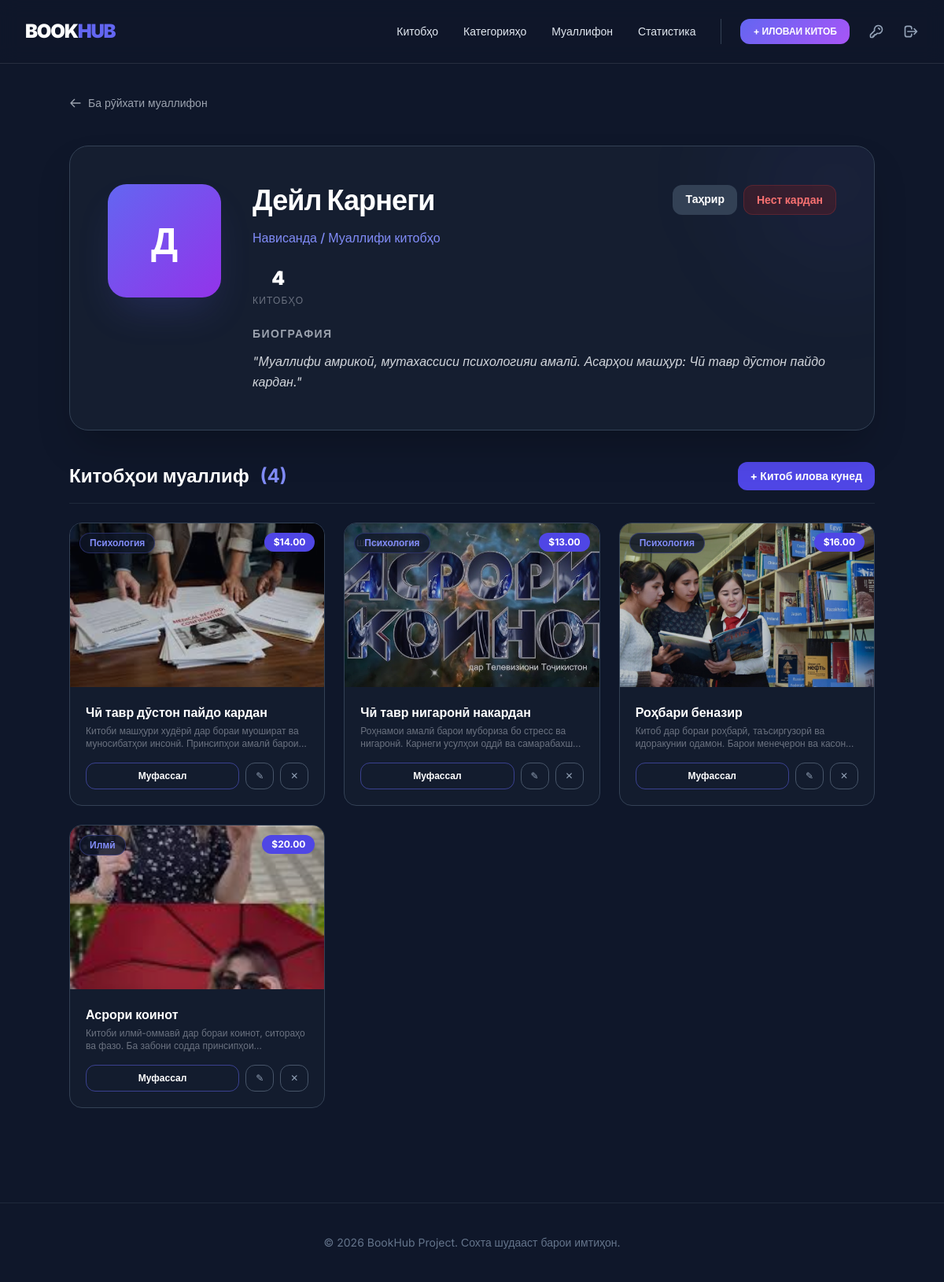
The page /detail_author/3/ (signed in) on the database its author committed.
### app/models.py (models this page shows, shortened)
class Author(models.Model):
    full_name = models.CharField(max_length=50)
    bio = models.TextField()

class Book(models.Model):
    title = models.CharField(max_length=50)
    description = models.TextField()
    price = models.DecimalField(max_digits=15,decimal_places=2)
    cover_image = models.ImageField(upload_to="books/")
    created_at = models.DateTimeField(auto_now_add=True)
    author = models.ForeignKey(Author,related_name='books',on_delete=models.CASCADE)
    category = models.ForeignKey(Category,related_name='books',on_delete=models.CASCADE)
    created_by = models.ForeignKey(User,related_name='books',on_delete=models.CASCADE)

class Category(models.Model):
    name = models.CharField(max_length=30)

### app/views.py (the view)
# urls.py: path('detail_author/<int:id>/', detail_author, name='detail_author'),
def detail_author(request, id):
    if not request.session.get('user_id'):
        return redirect('login')
    author = get_object_or_404(Author, id=id)
    return render(request, 'detail_author.html', {'author': author})

### templates/detail_author.html (shortened to what this page needs)
{% extends 'base.html' %}
{% block content %}
<div class="max-w-5xl mx-auto space-y-10">
    <a href="{% url 'list_author' %}" class="inline-flex items-center text-sm text-gray-400 hover:text-indigo-400 transition group">
        <svg xmlns="http://www.w3.org/2000/svg" class="h-4 w-4 mr-2 group-hover:-translate-x-1 transition-transform" fill="none" viewBox="0 0 24 24" stroke="currentColor">
            <path stroke-linecap="round" stroke-linejoin="round" stroke-width="2" d="M10 19l-7-7m0 0l7-7m-7 7h18" />
        </svg>
        Ба рӯйхати муаллифон
    </a>
    <div class="bg-slate-800/40 border border-slate-700 rounded-3xl p-8 md:p-12 shadow-2xl relative overflow-hidden">
        <div class="relative z-10 flex flex-col md:flex-row gap-10 items-center md:items-start">
            <div class="w-36 h-36 rounded-3xl bg-gradient-to-br from-indigo-500 to-purple-600 flex items-center justify-center text-5xl font-black text-white shadow-2xl shadow-indigo-500/20 flex-shrink-0">
                {{ author.full_name|slice:":1" }}
            </div>
            <div class="flex-1 text-center md:text-left">
                <div class="flex flex-col md:flex-row md:items-center justify-between gap-4 mb-4">
                    <h1 class="text-4xl font-extrabold text-white tracking-tight">{{ author.full_name }}</h1>
                    <div class="flex gap-2 justify-center md:justify-end">
                        <a href="{% url 'update_author' author.id %}"
                           class="px-4 py-2 bg-slate-700 hover:bg-slate-600 text-white rounded-xl text-sm font-semibold transition">
                            Таҳрир
                        </a>
                        <a href="{% url 'delete_author' author.id %}"
                           class="px-4 py-2 bg-red-900/30 hover:bg-red-900/50 text-red-400 rounded-xl text-sm font-semibold transition border border-red-500/20">
                            Нест кардан
                        </a>
                    </div>
                </div>
                <p class="text-indigo-400 font-medium mb-6">Нависанда / Муаллифи китобҳо</p>
                <div class="flex gap-6 mb-6">
                    <div class="text-center">
                        <p class="text-2xl font-black text-white">{{ author.books.count }}</p>
                        <p class="text-xs text-gray-500 uppercase tracking-widest mt-1">Китобҳо</p>
                    </div>
                </div>
                <div>
                    <h3 class="text-sm font-bold text-gray-400 uppercase tracking-widest mb-3">Биография</h3>
                    <p class="text-gray-300 leading-relaxed italic">"{{ author.bio }}"</p>
                </div>
            </div>
        </div>
        <div class="absolute top-0 right-0 w-64 h-64 bg-indigo-500/5 blur-3xl rounded-full -mr-20 -mt-20"></div>
    </div>
    <div class="space-y-6">
        <div class="flex items-center justify-between border-b border-slate-800 pb-4">
            <h2 class="text-2xl font-bold text-white">
                Китобҳои муаллиф
                <span class="text-indigo-400 ml-2">({{ author.books.count }})</span>
            </h2>
            <a href="{% url 'add_book' %}" class="px-4 py-2 bg-indigo-600 hover:bg-indigo-500 text-white rounded-xl text-sm font-bold transition">
                + Китоб илова кунед
            </a>
        </div>
        <div class="grid grid-cols-1 sm:grid-cols-2 lg:grid-cols-3 gap-6">
            {% for book in author.books.all %}
            <div class="bg-slate-800/30 border border-slate-700 rounded-2xl overflow-hidden hover:border-indigo-500/50 transition-all group">
                <div class="h-52 bg-slate-900 relative overflow-hidden">
                    {% if book.cover_image %}
                        <img src="{{ book.cover_image.url }}" alt="{{ book.title }}"
                             class="w-full h-full object-cover opacity-80 group-hover:opacity-100 group-hover:scale-105 transition-all duration-500">
                    {% endif %}
                    <div class="absolute top-3 right-3 bg-indigo-600 text-white text-xs font-bold px-3 py-1 rounded-full">
                        ${{ book.price }}
                    </div>
                    <div class="absolute top-3 left-3 bg-slate-900/80 text-indigo-400 text-xs font-bold px-3 py-1 rounded-full border border-indigo-500/30">
                        {{ book.category.name }}
                    </div>
                </div>
                <div class="p-5">
                    <h4 class="text-white font-bold text-base line-clamp-1 mb-1">{{ book.title }}</h4>
                    <p class="text-gray-500 text-xs line-clamp-2 mb-4">{{ book.description }}</p>
                    <div class="flex gap-2">
                        <a href="{% url 'detail_book' book.id %}"
                           class="flex-1 text-center text-xs font-bold text-white border border-indigo-500/50 hover:bg-indigo-600 hover:border-indigo-600 py-2 rounded-xl transition">
                            Муфассал
                        </a>
                        <a href="{% url 'update_book' book.id %}"
                           class="px-3 py-2 border border-slate-600 hover:border-emerald-500 text-slate-400 hover:text-emerald-400 rounded-xl transition text-xs">
                            ✎
                        </a>
                        <a href="{% url 'delete_book' book.id %}"
                           class="px-3 py-2 border border-slate-600 hover:border-red-500 text-slate-400 hover:text-red-400 rounded-xl transition text-xs">
                            ✕
                        </a>
                    </div>
                </div>
            </div>
            {% endfor %}
        </div>
    </div>
</div>
{% endblock %}

### templates/base.html (style rules this page uses)
body { font-family: 'Inter', sans-serif; background-color: #0f172a; }

### rows shown on the page
Author: full_name "Д", full_name "Дейл Карнеги", books.count "4", bio "Муаллифи амрикоӣ, мутахассиси психологияи амалӣ. Асарҳои машҳур: Чӣ тавр дӯстон пайдо кардан."
Book: cover_image (picture), price "14.00", category.name "Психология", title "Чӣ тавр дӯстон пайдо кардан", description "Китоби машҳури худёрӣ дар бораи муошират ва муносибатҳои инсонӣ. Принсипҳои амалӣ…"
Book: cover_image (picture), price "13.00", category.name "Психология", title "Чӣ тавр нигаронӣ накардан", description "Роҳнамои амалӣ барои мубориза бо стресс ва нигаронӣ. Карнеги усулҳои оддӣ ва…"
Book: cover_image (picture), price "16.00", category.name "Психология", title "Роҳбари беназир", description "Китоб дар бораи роҳбарӣ, таъсиргузорӣ ва идоракунии одамон. Барои менеҷерон ва…"
Book: cover_image (picture), price "20.00", category.name "Илмӣ", title "Асрори коинот", description "Китоби илмӣ-оммавӣ дар бораи коинот, ситораҳо ва фазо. Ба забони содда…"
